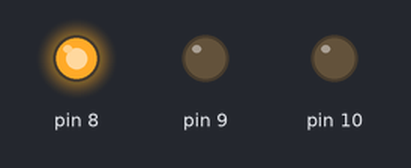
Bench run of a sketch on a simulated Arduino Uno, built with avr-gcc and run on an emulated ATmega328P. Shown: output pins drawn as LEDs (lit = HIGH).

Above: at 1.5 s.
At 4.5 s:
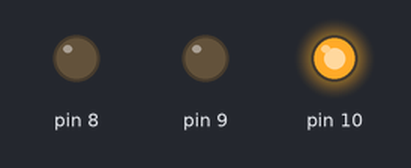
At 6.5 s:
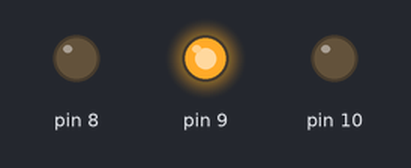
Timing chart, 0 to 9.1 s (numbered marks = the images above):
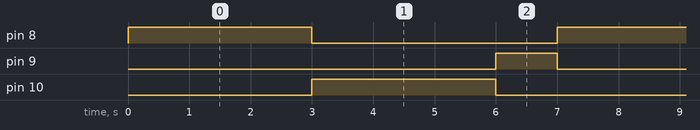

The sketch:

02-trafik-lambasi.ino
```cpp
void setup() {
  pinMode(8, OUTPUT); pinMode(9, OUTPUT); pinMode(10, OUTPUT);
}
void loop() {
  digitalWrite(8,HIGH); digitalWrite(9,LOW); digitalWrite(10,LOW); delay(3000);
  digitalWrite(8,LOW); digitalWrite(9,LOW); digitalWrite(10,HIGH); delay(3000);
  digitalWrite(8,LOW); digitalWrite(9,HIGH); digitalWrite(10,LOW); delay(1000);
}
```

Measured:
- by itself, pin 8, pin 10: alternates HIGH for 3.0 s and LOW for 4.0 s
- by itself, pin 9: alternates HIGH for 1.0 s and LOW for 6.0 s
- by itself, everything shown: repeats every 7.0 s, in 3 steps
